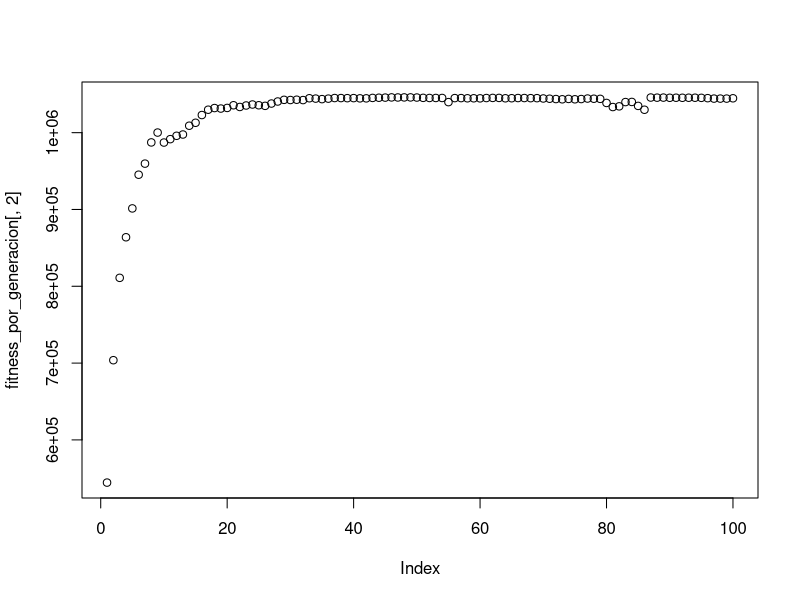
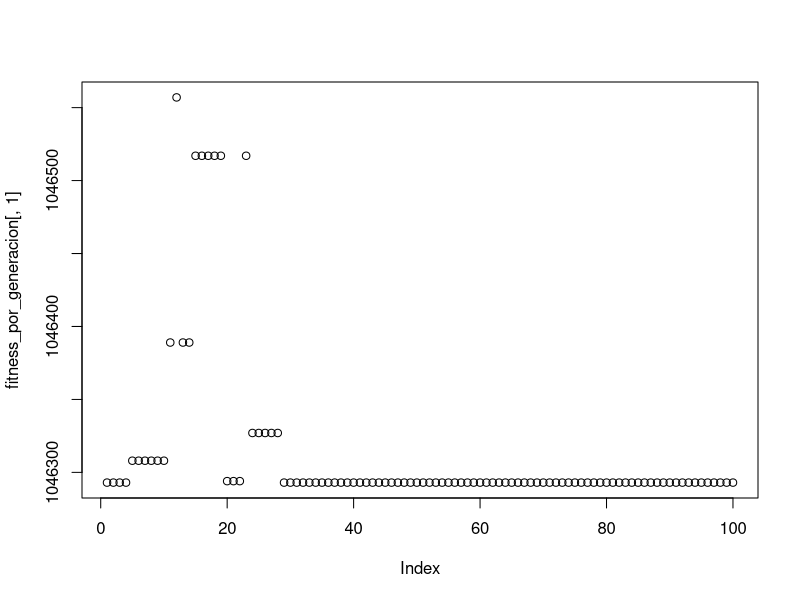

Generate these figures, in order, with R:
#///////////////
#CONFIGURACIONES
#///////////////
poblacion = 100;
tamano_del_cromosoma = 20;
pm = 0.001; #probabilidad de mutacion
pc = 0.1; #probabilidad de single-point crossover
generaciones = 100;
corridas = 1;
cantidad_de_esquemas = 10;

#///////////////////////
#COMIENZAN LAS FUNCIONES
#///////////////////////

#------------------
#Funcion de fitness
#------------------
calcular_fitness <- function(cromosoma){
	return (binario_a_decimal(cromosoma));	
}

#-------------------
#Funcion de mutacion
#-------------------
mutar <- function(cromosoma, pm){
	#Muta un bit del cromosoma con probabilidad pm
	if(runif(1) <= pm){
		#Elije un locus al azar y lo invierte
		posicion = sample(1:length(cromosoma), 1);
		if(cromosoma[posicion]){
			cromosoma[posicion] = 0;
		}else{
			cromosoma[posicion] = 1;
		}

	}
	return (cromosoma);
}

#--------------------
#Funcion de crossover
#--------------------
cruzar <- function(cromosomas_padres, pc){
	#Creamos los hijos
	cromosomas_hijos = cromosomas_padres; 

	#Hace crossover entre dos cromosomas con probabilidad pc
	if(runif(1) <= pc){
		#Elije un locus desde donde empezar a cruzar
		posicion = sample(1:length(cromosomas_padres[1,]), 1);
		cromosomas_hijos[1, 1:posicion] = cromosomas_padres[2, 1:posicion];
		cromosomas_hijos[2, 1:posicion] = cromosomas_padres[1, 1:posicion];
	}
	return (cromosomas_hijos);
}

#-----------------------------------------------------
#Funcion que elige una pareja en funcion de su fitness
#-----------------------------------------------------
elegir_pareja <- function(fitness){

	#VER COMO IMPLEMENTAR LA FUNCION SAMPLE EN C!
	return (sample(1:length(fitness), 2, replace=FALSE, prob=fitness));
}

#---------------------------------------
#Funcion para pasar de binario a decimal
#---------------------------------------
binario_a_decimal <- function(binario) {
	decimal = 0;
	longitud = length(binario);
	for(i in 1:longitud){
		decimal = decimal + (binario[i] * 2^(longitud - i));
	}
	return(decimal);
}

#--------------------------------------------
#Funcion para machear esquemas con cromosomas
#--------------------------------------------
comparar_cromosomas_con_esquemas <- function(cromosomas, esquemas){
	macheos = matrix(0, ncol=nrow(esquemas));

	#Vamos a chequear todos los cromosomas
	for(cromosoma in 1:nrow(cromosomas)){

		#Contra todos los esquemas
		for(esquema in 1:nrow(esquemas)){

			#Posicion por posicion
			machea = TRUE;#Bandera de comparacion	
			for(posicion in 1:length(esquemas[esquema])){

				if(esquemas[esquema][posicion] != 2){ #2 es el comodin

					if(esquemas[esquema][posicion] != cromosomas[cromosoma][posicion]){
						machea = FALSE;
						break;	
					}

				}

			}
			if(machea) macheos[esquema] = macheos[esquema] + 1;

		}

	}

	return (macheos);
}

#////////////////////
#COMIENZA EL PROGRAMA
#////////////////////

#Genera esquemas al azar
esquemas = matrix(sample(0:2, cantidad_de_esquemas*tamano_del_cromosoma, replace=TRUE), ncol=tamano_del_cromosoma);

#Indica cuantos esquemas se machearon en cada generacion
esquemas_por_generacion = matrix(0, ncol=cantidad_de_esquemas, nrow=generaciones)

#Matriz en blanco que va a guardar los cromosomas de la poblacion nueva despues de cada corrida
cromosomas_nuevos = matrix(0, ncol=tamano_del_cromosoma, nrow=poblacion);

#Matriz que guarda el fitness de cada cromosoma
fitness = matrix(0, ncol=1, nrow=poblacion);

#Guarda el mejor fitness (col 1) y el promedio (col 2) de cada generacion
fitness_por_generacion = matrix(0, ncol=2, nrow=generaciones);

#Comienzan las corridas
for(corrida in 1:corridas){

	#Genera los cromosomas binarios al azar de la corrida
	cromosomas = matrix(sample(0:1, poblacion*tamano_del_cromosoma, replace=TRUE), ncol=tamano_del_cromosoma);

	#Generando las generaciones
	for(generacion in 1:generaciones){

		esquemas_por_generacion[generacion, ] = comparar_cromosomas_con_esquemas(cromosomas, esquemas);

		#Calcula el fitness de los cromosomas
		for(cromosoma in 1:poblacion){
			fitness[cromosoma] = calcular_fitness(cromosomas[cromosoma, ]);
		}	
		print(mean(fitness));

		#Cruza los cromosomas de acuerdo a su fitness. Cuanto mas fitness mas probabilidad de cruza. 
		#Elige poblacion/2 parejas
		pareja_actual = 1; #Indice de la nueva pareja en cada cruza
		cruzas = c(1: as.integer(poblacion/2));
		for(cruza in cruzas){
			#Elige la pareja a cruzar
			pareja = elegir_pareja(fitness);
			#La cruza y genera dos hijos
			hijos = cruzar(cromosomas[pareja, ], pc);
			#Asigna a la nueva poblacion los dos hijos
			cromosomas_nuevos[pareja_actual, ] = hijos[1, ];
			cromosomas_nuevos[pareja_actual+1, ] = hijos[2, ];
			#Agrega dos al indice de nuevas parejas
			pareja_actual = pareja_actual + 2;
		}
	
		#Asignamos la nueva poblacion como la poblacion actual
		cromosomas = cromosomas_nuevos;

		#Mutamos los nuevos cromosomas
		for(cromosoma in 1:poblacion){
			cromosomas[cromosoma, ] = mutar(cromosomas[cromosoma, ], pm);
		}

		#Guarda el mejor fitness y el promedio
		fitness_por_generacion[generacion, 1] = max(fitness);
		fitness_por_generacion[generacion, 2] = mean(fitness);
		
	}
}

#Muestra los mejores fitness
graphics.off();
plot(fitness_por_generacion[, 2]);
dev.new();
plot(fitness_por_generacion[, 1]);
print(esquemas_por_generacion);
